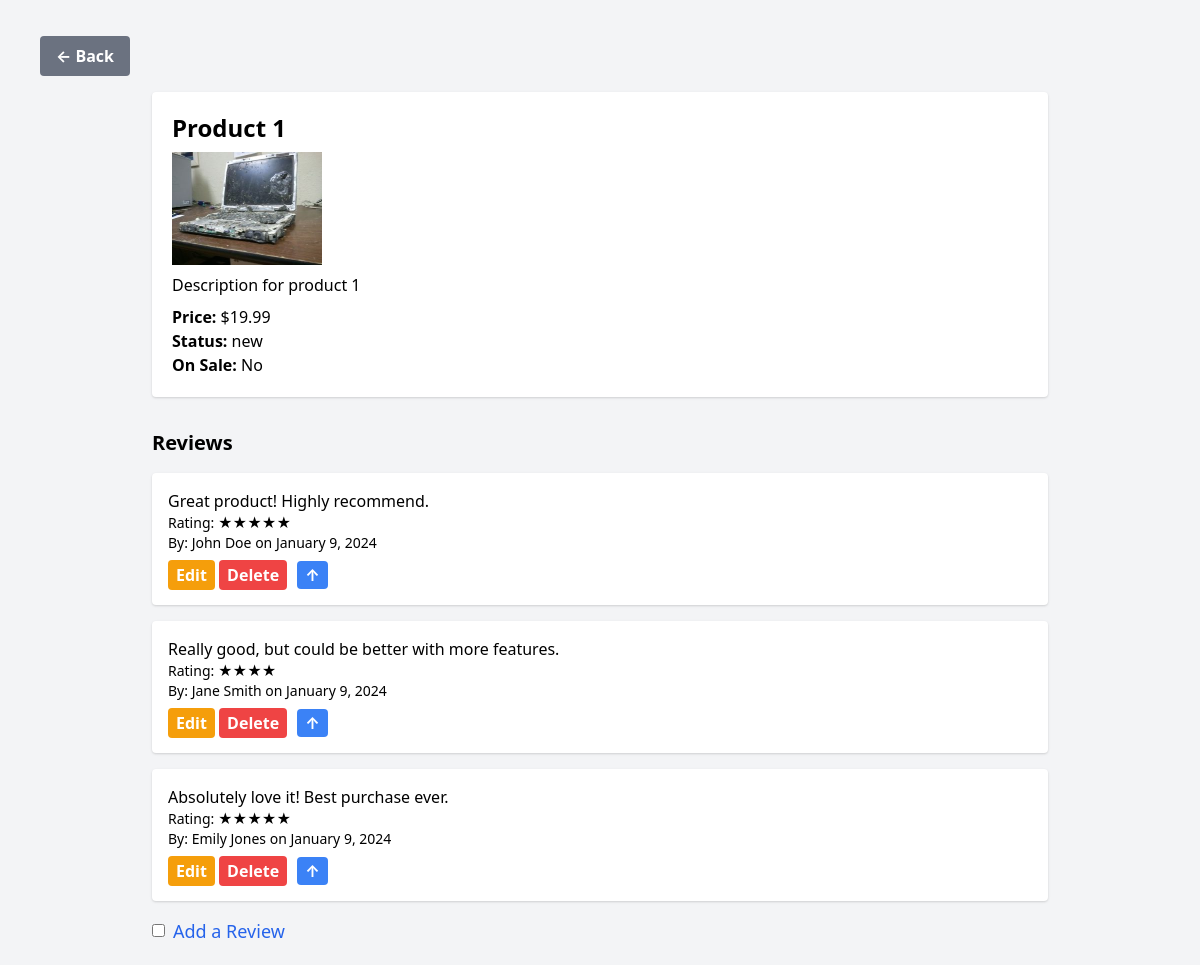
The app's page /src/public/product.php?id=1, older data.
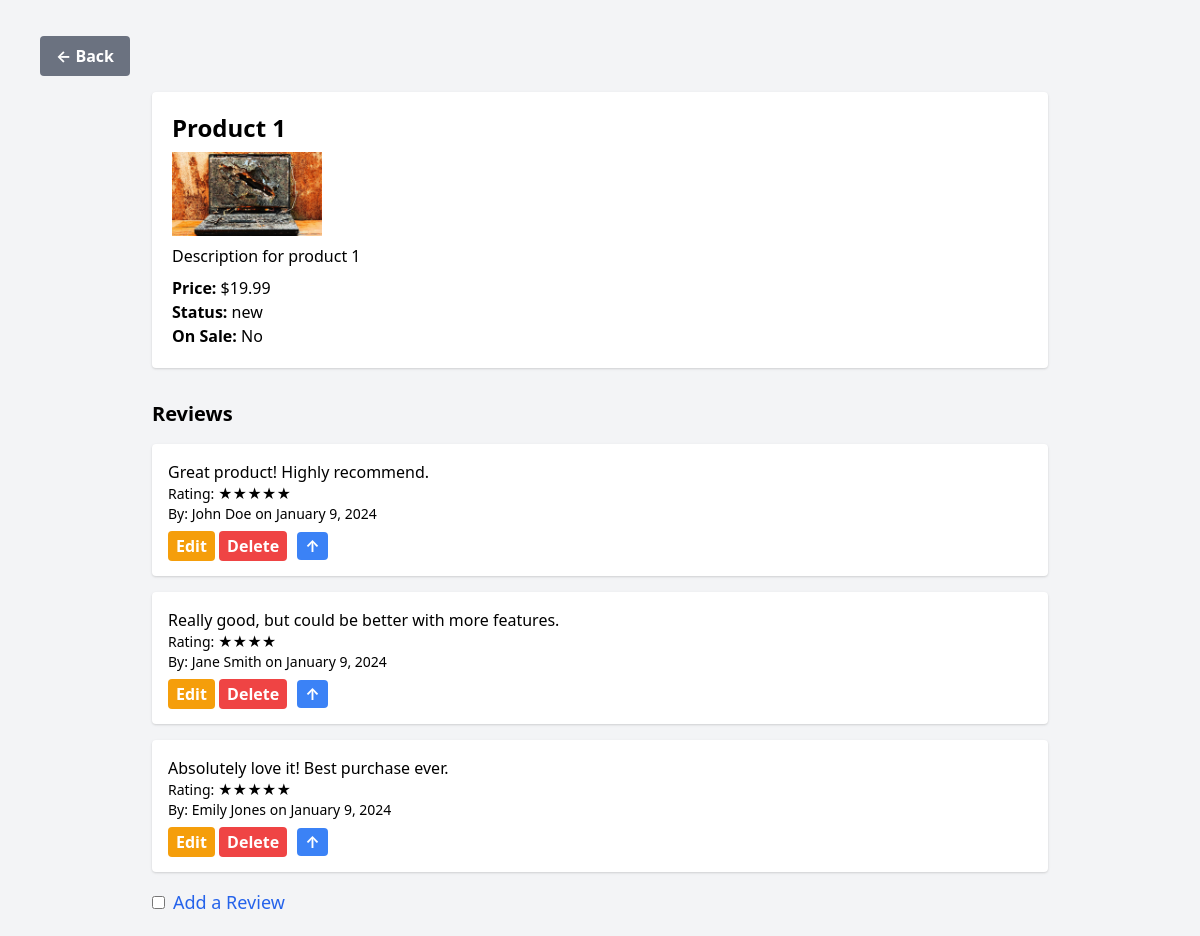
The same page, newer data.
### tables this page shows
CREATE TABLE IF NOT EXISTS products (
  id INT AUTO_INCREMENT PRIMARY KEY,
  title VARCHAR(255) NOT NULL,
  description TEXT,
  price DECIMAL(10, 2) NOT NULL,
  photo VARCHAR(255),
  status VARCHAR(50),
  on_sale BOOLEAN DEFAULT FALSE
);

### src/public/product.php (called while the page is built, shortened)
<?php
require dirname(__DIR__) . DIRECTORY_SEPARATOR . 'app' . DIRECTORY_SEPARATOR . 'App.php';
$productID = $_GET['id'] ?? null;
$product = getProductDetailsPDO($productID);
$reviews = getReviewsForProduct($productID);
require dirname(__DIR__) . '/views/product.php';

### src/app/App.php (called while the page is built, shortened)
<?php
function getConnectionPDO(): PDO {
    $dsn = "mysql:host=" . DB_HOST . ";dbname=" . DB_NAME;
    $options = [PDO::ATTR_DEFAULT_FETCH_MODE => PDO::FETCH_ASSOC];
    return new PDO($dsn, DB_USER, DB_PASS, $options);
}
function getProductDetailsPDO($productID): ?array {
    $pdo = getConnectionPDO();
    $stmt = $pdo->prepare("SELECT * FROM products WHERE id = :id");
    $stmt->bindValue(':id', $productID, PDO::PARAM_INT);
    $stmt->execute();
    return $stmt->fetch(PDO::FETCH_ASSOC) ?: null;
}
function getReviewsForProduct($productID): array {
    $pdo = getConnectionPDO();
    $stmt = $pdo->prepare("SELECT * FROM reviews WHERE product_id = :product_id ORDER BY date DESC");
    $stmt->bindValue(':product_id', $productID, PDO::PARAM_INT);
    $stmt->execute();
    return $stmt->fetchAll();
}

### src/views/product.php (the view, shortened to what this page needs)
<!doctype html>
<html lang="en">
<head>
    <link rel="stylesheet" href="/assets/dist/main.css" />
    <link href="https://cdn.jsdelivr.net/npm/tailwindcss@2.2.19/dist/tailwind.min.css" rel="stylesheet">
</head>
<body class="bg-gray-100 p-5">
    <div class="my-4 mx-5">
        <a href="index.php" class="inline-block bg-gray-500 hover:bg-gray-700 text-white font-bold py-2 px-4 rounded transition ease-in-out duration-150">
            ← Back
        </a>
    </div>
    <div class="max-w-4xl mx-auto bg-white p-5 rounded shadow">
        <h1 class="text-2xl font-bold"><?= htmlspecialchars($product['title']); ?></h1>
        <img src="<?=htmlspecialchars($product['photo']); ?>" alt="Product Image" class="my-2" width="150" height="200">
        <p><?= nl2br(htmlspecialchars($product['description'])); ?></p>
        <p class="mt-2"><strong>Price:</strong> $<?= htmlspecialchars($product['price']); ?></p>
        <p><strong>Status:</strong> <?= htmlspecialchars($product['status']); ?></p>
        <p><strong>On Sale:</strong> <?= $product['on_sale'] ? 'Yes' : 'No'; ?></p>
    </div>
    <div class="max-w-4xl mx-auto mt-8">
        <h2 class="text-xl font-semibold mb-4">Reviews</h2>
        <?php if (!empty($reviews)): ?>
            <?php foreach ($reviews as $review): ?>
                <div class="bg-white p-4 rounded shadow mb-4">
                    <p><?= nl2br(htmlspecialchars($review['comment'])); ?></p>
                    <p class="text-sm">Rating: <?= str_repeat('★', $review['rating']); ?></p>
                    <p class="text-sm">By: <?= htmlspecialchars($review['first_name']) . ' ' . htmlspecialchars($review['last_name']); ?> on <?= date('F j, Y', strtotime($review['date'])); ?></p>
                    <div class="mt-2">
                        <a href="edit_review.php?review_id=<?= $review['id']; ?>&product_id=<?= $product['id']; ?>" class="bg-yellow-500 hover:bg-yellow-700 text-white font-bold py-1 px-2 rounded">Edit</a>
                        <a href="delete_review.php?review_id=<?= $review['id']; ?>&product_id=<?= $product['id']; ?>" onclick="return confirm('Are you sure you want to delete this review?');" class="bg-red-500 hover:bg-red-700 text-white font-bold py-1 px-2 rounded">Delete</a>
                        <a href="#top" class="inline-block bg-blue-500 hover:bg-blue-700 text-white font-bold py-0.5 px-2 mx-1.5 rounded transition ease-in-out duration-150">↑</a>
                    </div>
                </div>
            <?php endforeach; ?>
        <?php else: ?>
            <p>No reviews yet.</p>
        <?php endif; ?>
        <div class="mt-4">
            <label for="toggleReview" class="inline-flex items-center cursor-pointer text-lg text-blue-600 hover:text-blue-800">
                <input type="checkbox" id="toggleReview" class="form-checkbox rounded text-blue-500 focus:ring-blue-500" onchange="document.getElementById('reviewForm').classList.toggle('hidden');">
                <span class="ml-2">Add a Review</span>
            </label>
        </div>
    </div>
</body>
</html>

Row changes from the older to the newer data that the page shows:
changed products "Product 1": photo: a different picture
